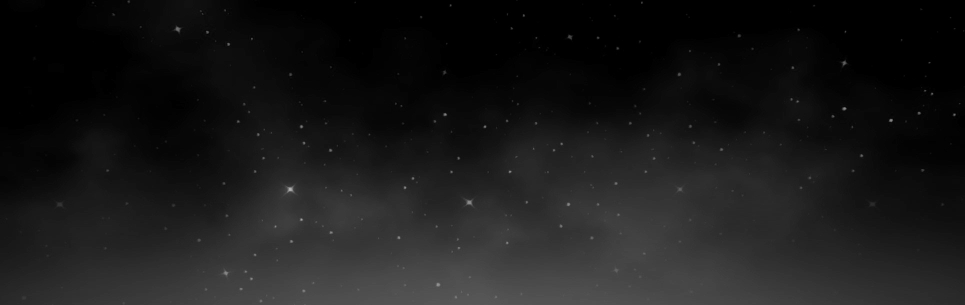
#> input picture item/overlay.jpg, 1930 x 610 px (shown at 1/2 size)
$ python -i proceses.py   (imports and definitions only)
#> lines starting #> are read from the running program, lines starting #| are printed output that depends on the picture
from PIL import Image
from dataclass import Genshin_Element
from io import BytesIO
import requests
import numpy as np
from enkanetwork.model.character import CharacterSkill

#画像の背景色を作る
# [18 lines left out: function backgroundcolor, not called in this run]

def convert_jpg_to_semi_transparent_png(grayscale_img_path:str="item/overlay.jpg",alpha:float=0.6):
    # 画像を読み込む
#> called with grayscale_img_path = 'item/overlay.jpg', alpha = 0.6
    img = Image.open(grayscale_img_path).convert('RGBA')

    img = set_image_alpha(box_img=img,alpha=alpha)

    # png 形式で保存する
    return img.convert('RGBA')

#背景画像とグレースケールを張り合わせる
# [24 lines left out: functions backgroundcreate, get_img, not called in this run]

def set_image_alpha(box_img:Image.Image,alpha:float):
#> called with alpha = 0.6
    alpha = alpha
    if box_img.mode in ('RGBA', 'LA') or (box_img.mode == 'P' and 'transparency' in box_img.info):
        alpha_img = box_img.convert('RGBA')
        alpha_data = alpha_img.getdata()
        new_data = []
        for pixel in alpha_data:
            if pixel[3] == 0:
                new_data.append(pixel)
            else:
                new_pixel = (pixel[0], pixel[1], pixel[2], int(255 * alpha))
                new_data.append(new_pixel)
#> this loop made 1177300 passes
#> (pixel, new_pixel) on passes 1 to 12: ((0, 0, 0, 255), (0, 0, 0, 153)), ((0, 0, 0, 255), (0, 0, 0, 153)), ((0, 0, 0, 255), (0, 0, 0, 153)), ((0, 0, 0, 255), (0, 0, 0, 153)), ((0, 0, 0, 255), (0, 0, 0, 153)), ((0, 0, 0, 255), (0, 0, 0, 153)), ((0, 0, 0, 255), (0, 0, 0, 153)), ((0, 0, 0, 255), (0, 0, 0, 153)), ((0, 0, 0, 255), (0, 0, 0, 153)), ((0, 0, 0, 255), (0, 0, 0, 153)), ((0, 0, 0, 255), (0, 0, 0, 153)), ((0, 0, 0, 255), (0, 0, 0, 153))
#> new_pixel on passes 61 to 66: (4, 4, 4, 153), (4, 4, 4, 153), (4, 4, 4, 153), (4, 4, 4, 153), (8, 8, 8, 153), (6, 6, 6, 153)
#> after the loop, new_data = 1177300 items
        alpha_img.putdata(new_data)
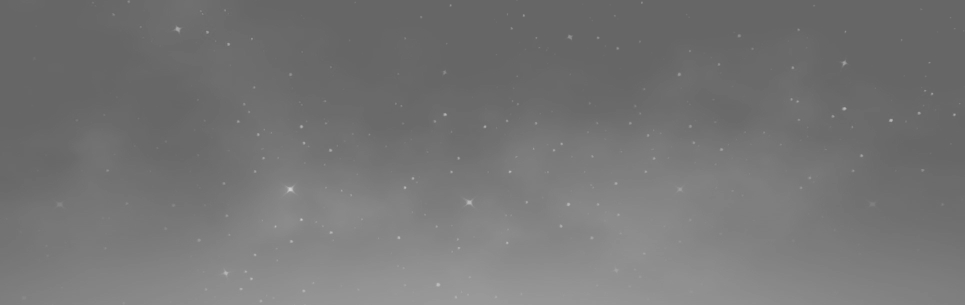
#> alpha_img: PIL image 1930x610 RGBA (shown at 1/2 size); mean R, G, B, A 25.4, 25.4, 25.4, 153; transparent parts drawn white
        box_img = alpha_img
    else:
        box_img.putalpha(int(255 * alpha))

    return box_img

# [30 lines left out: functions image_syado, skill_icon, not called in this run]


>>> result = convert_jpg_to_semi_transparent_png()
